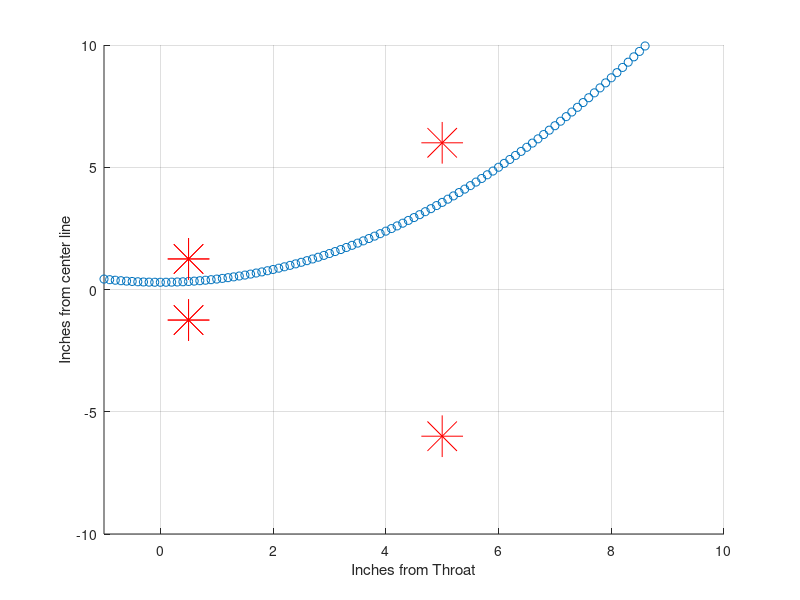

This chart was generated by the following MATLAB code:
%%%%%%%%%%%%%%%%%%%%%%%%%%%%%%%%%%%%%%%%%%%%%%%%%%%%%%%%%%%%%%%%%%%%%%%%%%%
%  Parabolem
%
%  Edwin Jacobson
%%%%%%%%%%%%%%%%%%%%%%%%%%%%%%%%%%%%%%%%%%%%%%%%%%%%%%%%%%%%%%%%%%%%%%%%%%%

clc
clear
format long

%--- INPUTS ---
%USER inputs x1,r1,x2,r2,initial divergence angle, & throat radius, respectively 
data=[0.5 1.25 5 6 15 1];

xdata= [data(1) data(1) data(3) data(3)]; %Vector of x inputs
ydata= [data(2) -data(2) data(4) -data(4)]; %Vecotor of mirrored y inputs
div_a=data(5); %Divergence Angle


%%%%% Rotate data and have it be plotted vertically, rotate plot back?


%Create two points to obtain divergence angle
dx=0.00001;
da_x1=data(1);
da_x2=dx+data(1);
da_y1=data(2);
da_y2=da_y1+(dx*tand(div_a));

%Add points to polyfit 
xdata=[da_x2 da_x2 xdata]
ydata=[da_y2 -da_y2 ydata]


%Fit four points to polynomial (x^2) curve
poly=polyfit(ydata, xdata,2)


%Plot values
counter=1;
y=-10;
while y<10
    x(counter)=poly(1)*y^2+poly(2)*y+poly(3);
    y=y+0.1;
    counter=counter+1;
end

%Plot Results
y=-10:0.1:10;
x=polyval(poly,y)
hold on
plot(y,x,'o')
plot(xdata,ydata,'*r','markersize',30)
xlabel('Inches from Throat');
ylabel('Inches from center line');
xlim([-1 10])
ylim([-10 10])
grid on

%Find exit divergence angle
xl=xdata(4)
yl=ydata(4)
yl2=yl+0.0001
xl2=poly(1)*yl2^2+poly(2)*yl2+poly(3)
div_angle2=atand((yl2-yl)/(xl-xl2))
